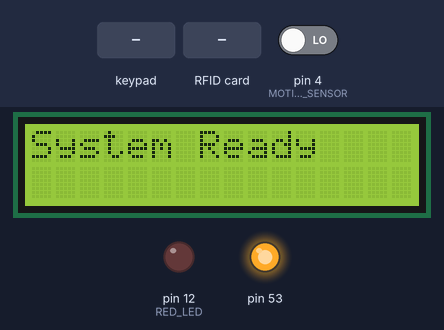
Recording of a sketch running on a simulated Arduino Mega 2560, built with avr-gcc and run on an emulated ATmega2560. Parts: 16×2 character LCD, output pins drawn as LEDs (lit = HIGH). Inputs (shaded band) come from the test bench; at power-on: pin 4 (MOTION_SENSOR) LOW. WiFi joins after 1.5 s; servers stay silent unless stated; the modem accepts every AT command (registered, SIM ready, sends succeed) and sends nothing else.

Above: at 2.8 s.
2.9 s: keypad keys 1 2 3 4 * pressed 0.4 s apart
At 5.2 s:
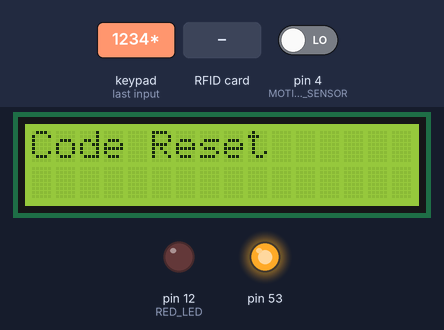
6.4 s: RFID card EE 2B 8F 26 held to the reader
At 7.2 s:
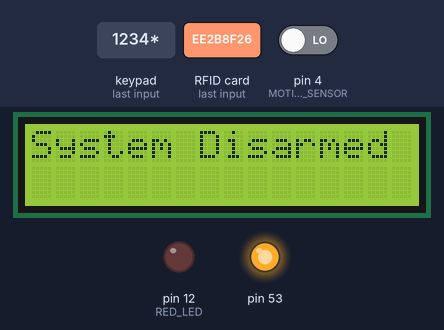
9.4 s: RFID card 5E 7A 19 C4 held to the reader
At 10.3 s:
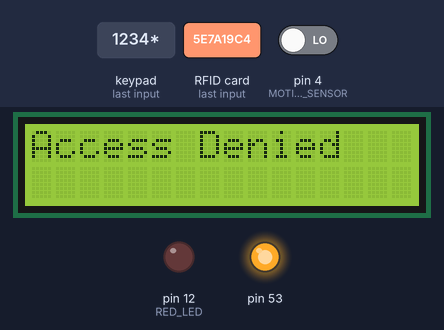
12.4 s: keypad keys 1 2 3 4 D pressed 0.4 s apart
At 15.3 s:
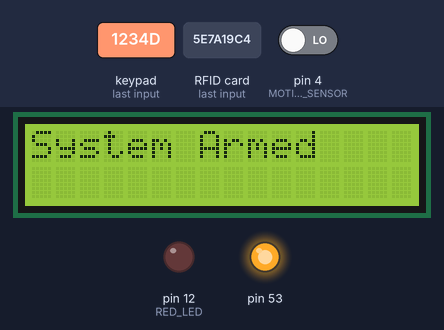
Timing chart, 0 to 16.8 s (numbered marks = the images above; inputs shaded):
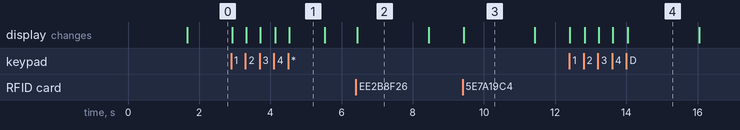

The sketch:

Projet-System-Alarm.ino
```cpp
#include <SPI.h>
#include <RFID.h>
#include "WiFiEsp.h"
#include <LiquidCrystal_I2C.h>
#include <Keypad.h>

// Configuration du keypad
const byte ROWS = 4;
const byte COLS = 4;
char keys[ROWS][COLS] = {
    {'1','2','3','A'},
    {'4','5','6','B'},
    {'7','8','9','C'},
    {'*','0','#','D'}
};
byte rowPins[ROWS] = {33, 35, 37, 39}; // Lignes
byte colPins[COLS] = {41, 43, 45, 47}; // Colonnes
Keypad keypad = Keypad(makeKeymap(keys), rowPins, colPins, ROWS, COLS);

// Code d'activation
char code[] = "1234";
char enteredCode[5];
byte currentPosition = 0;
bool systemArmed = false;

#define RED_LED 12
#define MOTION_SENSOR 4

RFID rfid(48, 49);
LiquidCrystal_I2C lcd(0x3f, 16, 2);

// Configuration WiFi
char ssid[] = "wifihome";
char pass[] = "sinissy1";
int status = WL_IDLE_STATUS;

unsigned char authorized_rfid[] = {0xEE, 0x2B, 0x8F, 0x26};

#include "SoftwareSerial.h"
SoftwareSerial softserial(A9, A8);
WiFiEspServer server(80);

void setup() {
    pinMode(RED_LED, OUTPUT);
    pinMode(MOTION_SENSOR, INPUT);

    SPI.begin();
    rfid.init();
    lcd.init();
    lcd.backlight();

    setupWiFi();

    lcd.clear();
    lcd.print("System Ready");
}

void loop() {
    char key = keypad.getKey();

    if (key) {
        if (!systemArmed) {
            if (key >= '0' && key <= '9') {
                if (currentPosition < 4) {
                    enteredCode[currentPosition] = key;
                    currentPosition++;

                    lcd.clear();
                    lcd.print("Code: ");
                    for(byte i = 0; i < currentPosition; i++) {
                        lcd.print("*");
                    }
                }
            }
            else if (key == 'D') {
                if (currentPosition == 4) {
                    if (compareCode()) {
                        systemArmed = true;
                        lcd.clear();
                        lcd.print("System Armed");
                    } else {
                        lcd.clear();
                        lcd.print("Wrong Code");
                    }
                }
                currentPosition = 0;
                delay(2000);
                lcd.clear();
            }
            else if (key == '*') {
                currentPosition = 0;
                lcd.clear();
                lcd.print("Code Reset");
                delay(1000);
                lcd.clear();
            }
        }
    }

    if (systemArmed) {
        checkMotion();
    }
    checkRFID();
    handleWiFiClient();
}

void checkMotion() {
    if (digitalRead(MOTION_SENSOR) == HIGH) {
        digitalWrite(RED_LED, HIGH);
        lcd.clear();
        lcd.print("Intrusion!");
    } else {
        digitalWrite(RED_LED, LOW);
    }
}

void checkRFID() {
    if (rfid.isCard() && rfid.readCardSerial()) {
        if (compare_rfid(rfid.serNum, authorized_rfid)) {
            systemArmed = false;
            digitalWrite(RED_LED, LOW);
            lcd.clear();
            lcd.print("System Disarmed");
        } else {
            lcd.clear();
            lcd.print("Access Denied");
        }
        rfid.halt();
        delay(2000);
        lcd.clear();
    }
}

boolean compareCode() {
    for (byte i = 0; i < 4; i++) {
        if (code[i] != enteredCode[i]) {
            return false;
        }
    }
    return true;
}

void setupWiFi() {
    Serial.begin(9600);
    softserial.begin(115200);
    softserial.write("AT+CIOBAUD=9600\r\n");
    softserial.write("AT+RST\r\n");
    softserial.begin(9600);
    WiFi.init(&softserial);

    if (WiFi.status() == WL_NO_SHIELD) {
        lcd.clear();
        lcd.print("WiFi Error");
        while (true);
    }

    while (status != WL_CONNECTED) {
        lcd.clear();
        lcd.print("Connecting WiFi");
        status = WiFi.begin(ssid, pass);
    }

    lcd.clear();
    lcd.print("WiFi Connected");
}

// Fonction de gestion du client WiFi
void handleWiFiClient() {
    WiFiEspClient client = server.available();
    if (client) {
        boolean currentLineIsBlank = true;
        while (client.connected()) {
            if (client.available()) {
                char c = client.read();
                if (c == '\n' && currentLineIsBlank) {
                    client.println("HTTP/1.1 200 OK");
                    client.println("Content-Type: text/html");
                    client.println();
                    break;
                }
                if (c == '\n') {
                    currentLineIsBlank = true;
                } else if (c != '\r') {
                    currentLineIsBlank = false;
                }
            }
        }
        client.stop();
    }
}

// Fonction de comparaison RFID
boolean compare_rfid(unsigned char x[], unsigned char y[]) {
    for (int i = 0; i < 4; i++) {
        if (x[i] != y[i]) return false;
    }
    return true;
}
```

Measured:
- after the input at 2.9 s, the display: first changes at once (image 1 shows a later state)
- after the input at 6.4 s, the display: changes at once (image 2)
- after the input at 9.4 s, the display: changes at once (image 3)
- after the input at 12.4 s, the display: first changes at once (image 4 shows a later state)
- what the display in image 1 shows lasts 1.0 s, from 4.5 s to 5.5 s
- what the display in image 2 shows lasts 2.0 s, from 6.4 s to 8.4 s
